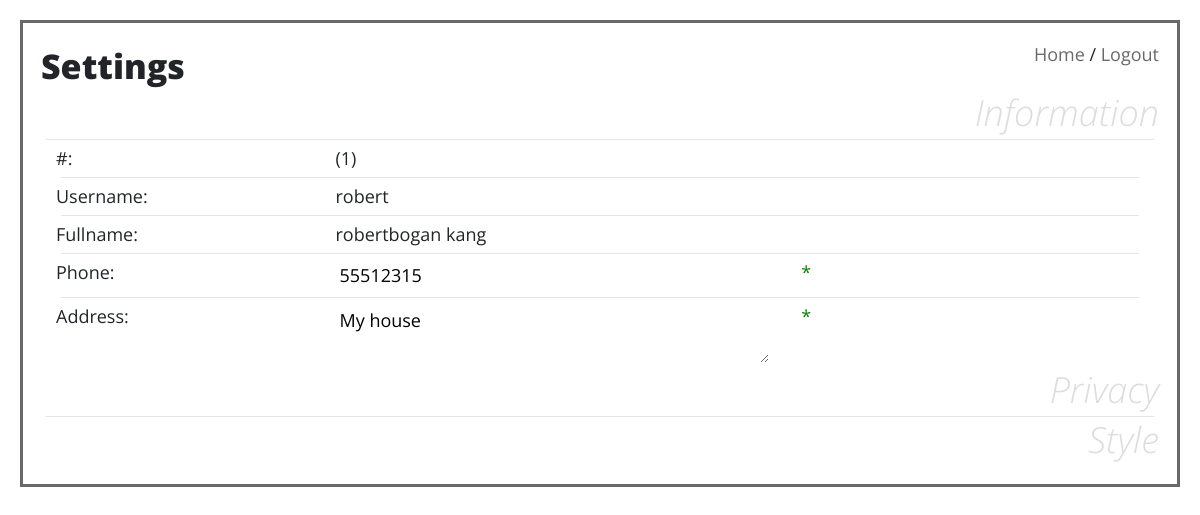
The page /studentClassroom/settingStudent.php (signed in) on the database its author committed.
### tables this page shows
CREATE TABLE `student` (
  `id` int(11) NOT NULL AUTO_INCREMENT,
  `username` varchar(45) NOT NULL,
  `email` varchar(45) NOT NULL,
  `password` varchar(45) NOT NULL,
  `fname` varchar(45) NOT NULL,
  `lname` varchar(45) NOT NULL,
  `phone` varchar(45) DEFAULT NULL,
  `address` varchar(256) DEFAULT NULL,
  `status` int(1) NOT NULL,
  PRIMARY KEY (`id`)
);

### src/inc/updateInfo_inc.php (called while the page is built, shortened)
<?php
$phone = $phoneErr = $address = $addressErr = $office = $officeErr = "";
try {
    if (!isset($q)) {
        include "../inc/connect_inc.php";
        $username = $_COOKIE['username'];
        if ($type == 1) {
            $p = mysqli_query($db, "SELECT * FROM student WHERE BINARY username ='$username';");
        } else {
            $p = mysqli_query($db, "SELECT * FROM teacher WHERE BINARY username ='$username';");
        }
        $pq = mysqli_fetch_assoc($p);
    }
    $phone = $pq['phone'];
    $address = $pq['address'];
} catch (Exception $e) {
    require_once "../errorPage/errorPageFunc.php";
    $cls = new errorPageFunc();
    $cls->sendErrMsg($e->getMessage());
}

### src/studentClassroom/settingStudent.php (the view, shortened to what this page needs)
<?php include "studentHeaderNoSetting.php"; ?>
<link rel="stylesheet" href="../css/settings.css">
<?php include "../inc/updateInfo_inc.php" ?>
<h1 style="float:left">Settings</h1>
<br><br>
<form action="<?php echo htmlspecialchars($_SERVER['PHP_SELF'] . '?content=' . $_GET['content']) ?>" method="GET"
      id="form0">
    <h2 style="cursor: pointer" onclick="document.getElementById('form0').submit()">Information</h2>
</form>
<hr>
<?php if ($_GET['content'] == 0) { ?>
    <div class="container-fluid">
        <div class="row">
            <div class="col-sm-3 title">
                <span>#:</span>
            </div>
            <div class="col-sm-5">
                (<?php echo $pq['id'] ?>)
            </div>
            <div class="col-sm-4">
            </div>
        </div>
        <hr>
        <div class="row">
            <div class="col-sm-3 title">
                <span>Username:</span>
            </div>
            <div class="col-sm-5">
                <?php echo $pq['username'] ?>
            </div>
            <div class="col-sm-4">
            </div>
        </div>
        <hr>
        <div class="row">
            <div class="col-sm-3 title">
                <span>Fullname:</span></div>
            <div class="col-sm-5">
                <?php echo $pq['fname'] . ' ' . $pq['lname'] ?>
            </div>
            <div class="col-sm-4">
            </div>
        </div>
        <hr>
        <form action="<?php echo htmlspecialchars($_SERVER['PHP_SELF'] . '?content=' . $_GET['content']) ?>" id="form"
              method="post">
            <div class="row">
                <div class="col-sm-3 title">
                    <span>Phone:</span></div>
                <div class="col-sm-5">
                    <input type="text" name="phone" id="phone" value="<?php echo $phone ?>"
                           placeholder="Type your phone number here"
                           onkeyup='keyUpEvent(<?php echo json_encode($pq["phone"]) ?>,"phone","phoneX","form",30)'
                           onblur='submitForm(<?php echo json_encode($pq["phone"]) ?>,"phone","form", <?php echo json_encode($phoneErr) ?>)'>
                </div>
                <div class="col-sm-4">
                    <span class="correct" id="phoneX">* <?php echo $phoneErr ?></span>
                </div>
            </div>
            <hr>
            <div class="row">
                <div class="col-sm-3 title">
                    <span>Address:</span></div>
                <div class="col-sm-5">
                        <textarea placeholder="Please type address here" name="address"
                                  id="address"
                                  onkeyup='keyUpEvent(<?php echo json_encode($pq["address"]) ?>,"address","addressX","form",70)'
                                  onblur='submitForm(<?php echo json_encode($pq["address"]) ?>,"address","form","")'><?php echo $address ?></textarea>
                </div>
                <div class="col-sm-4">
                    <span class="correct" id="addressX">*</span>
                </div>
            </div>
        </form>
    </div>
<?php } ?>
<form action="<?php echo htmlspecialchars($_SERVER['PHP_SELF']) ?>" method="GET" id="form1">
    <h2 style="cursor: pointer" onclick="document.getElementById('form1').submit()">Privacy</h2>
</form>
<hr>
<form action="<?php echo htmlspecialchars($_SERVER['PHP_SELF']) ?>" method="GET" id="form2">
    <h2 style="cursor: pointer" onclick="document.getElementById('form2').submit()">Style</h2>
</form>
<?php include "studentFooter.php"; ?>

### src/css/overall.css (style rules this page uses)
html, html * { font-family: 'Open Sans', sans-serif; -webkit-transition: color 1s, border 1s; -moz-transition: color 1s, border 1s; -ms-transition: color 1s, border 1s; -o-transition: color 1s, border 1s; transition: color 1s, border 1s; }
body { font-size: 18px; }
h1 { font-weight: 900; font-size: 34px; line-height: 150%; }
h2 { font-style: italic; font-weight: 100; font-size: 36px; line-height: 100%; color: #ddd; text-align: right; cursor: default; }
hr { margin: 5px; }
textarea { overflow-x: hidden; }

### src/css/settings.css (style rules this page uses)
input[type=text], input[type=submit], input[type=password], textarea { width: 100%; background-color: white; alignment: center; color: black; border: white 2px solid; outline: none; display: inline-block; }
.title { font-weight: bold; }
.correct { color: green; }

### rows shown on the page
student: id "1", username "robert", fname "robertbogan", lname "kang", phone "55512315", address "My house"
